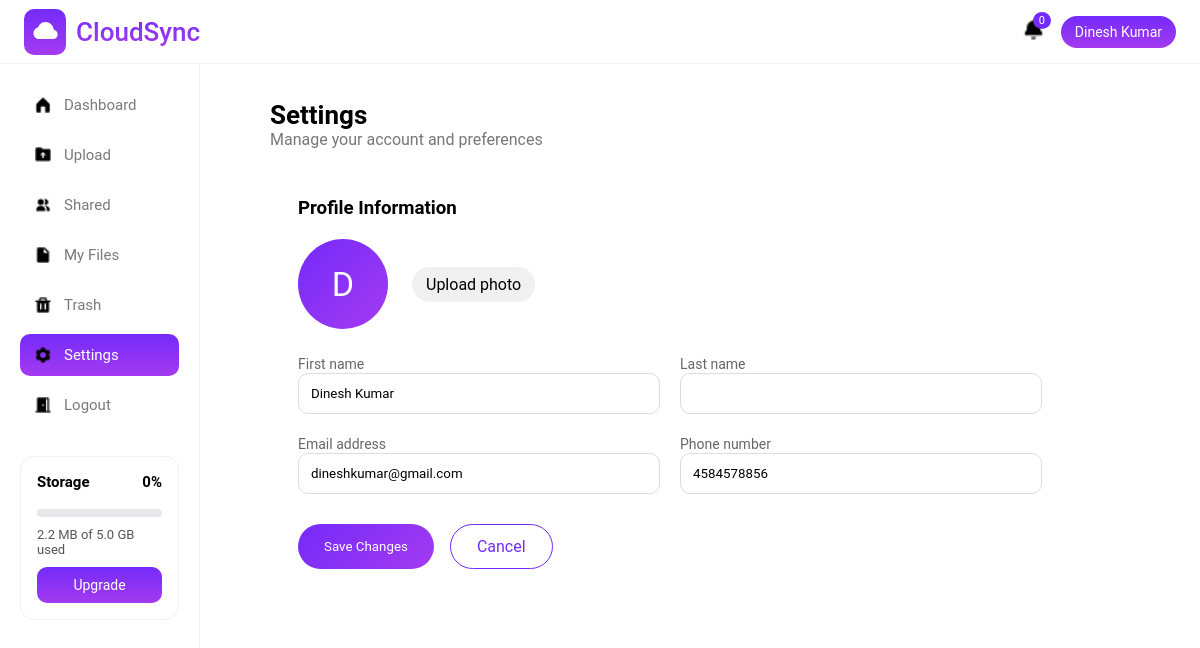
The page /user/settings/ (signed in) on the database its author committed.
### accounts/models.py (models this page shows)
class User(AbstractUser):
    profile_picture = models.ImageField(null=True, blank=True, upload_to = profile_image_upload_path)
    phone = models.CharField(max_length=10, unique=True, null=True, blank=True)

### storageapp/views.py (the view, shortened to what this page needs)
# urls.py: path('settings/', settings, name='settings'),
@login_required
def settings(request):
    user = request.user
    if request.user.is_superuser:
        base_template = "adminpanel/admin_base.html"
    else:
        base_template = "storageapp/base.html"
    return render(request, "storageapp/settings.html",{"base_template": base_template})

### storageapp/context_processors.py (called while the page is built)
def storage_info(request):
    if not request.user.is_authenticated:
        return {}
    sub = UserSubscription.objects.select_related("plan").filter(user=request.user).first()
    used = (
        CloudFile.objects
        .filter(user=request.user, is_deleted=False)
        .aggregate(total=Sum("file_size"))["total"] or 0
    )
    limit = sub.plan.storage_limit
    storage_percent = min(
        int((used / limit) * 100) if limit else 0,
        100
    )
    return {
        "storage_used": used,
        "storage_limit": limit,
        "storage_percent": int((used / limit) * 100) if limit else 0,
        "current_plan": sub.plan,
        "storage_percent":storage_percent,
    }

### subscriptions/context_processors.py (called while the page is built)
def subscription_context(request):
    if not request.user.is_authenticated:
        return {}
    subscription = UserSubscription.objects.select_related("plan").get(user=request.user)
    used = CloudFile.objects.filter(
        user=request.user,
        is_deleted=False
    ).aggregate(s=Sum("file_size"))["s"] or 0
    limit = subscription.plan.storage_limit
    percent = min(int((used / limit) * 100), 100) if limit else 0
    return {
        "current_plan": subscription.plan,
        "storage_used": used,
        "storage_limit": limit,
        "storage_percent": percent,
    }

### storageapp/templates/storageapp/settings.html (shortened to what this page needs)
{% extends base_template %}
{% load static %}
{% block style %}
<link rel="stylesheet" href="{% static 'css/settings.css' %}">
{% endblock %}
{% block content %}
<div class="settings-page">
    <h2 class="settings-title">Settings</h2>
    <p class="settings-subtitle">Manage your account and preferences</p>
    <div class="settings-card">
        <h3>Profile Information</h3>
        <form method="POST" enctype="multipart/form-data">
            <div class="avatar-row">
                <div class="avatar" id="avatarPreview">
                    {% if request.user.profile_picture %}
                        <img src="{{ request.user.profile_picture.url }}" id="avatarImg">
                    {% else %}
                        <span id="avatarText">
                            {{ request.user.first_name|slice:":1"|upper }}
                        </span>
                    {% endif %}
                </div>
                <div class="avatar-actions">
                    <label class="upload-btn">
                        Upload photo
                    </label>
                </div>
            </div>
            <div class="form-grid">
                <div>
                    <label>First name</label>
                    <input type="text" name="first_name" value="{{ request.user.first_name }}">
                </div>
                <div>
                    <label>Last name</label>
                    <input type="text" name="last_name" value="{{ request.user.last_name }}">
                </div>
                <div>
                    <label>Email address</label>
                    <input type="email" name="email" value="{{ request.user.email }}">
                </div>
                <div>
                    <label>Phone number</label>
                    <input type="text" name="phone" value="{{ request.user.phone }}">
                </div>
            </div>
            <div class="form-actions">
                <button type="submit" class="save-btn">Save Changes</button>
                <a href="{% url 'storageapp:dashboard' %}" class="cancel-btn">Cancel</a>
            </div>
        </form>
    </div>
</div>
{% endblock %}

### storageapp/templates/storageapp/base.html (shortened to what this page needs)
{% load static %}
<!DOCTYPE html>
<html lang="en">
<head>
    <link rel="stylesheet" href="{% static 'css/common.css' %}">
    <link rel="stylesheet" href="{% static 'css/base.css' %}">
    {% block style %}
    {% endblock %}
</head>
<body>
<div class="header">
    <div class="logoarea">
        <div class="logoimage">
            <img src="{% static 'images/cloud.png' %}" alt="logoimage">
        </div>
        <div class="logotext">CloudSync</div>
    </div>
    <div class="header-right">
        <div class="notification"><img src="{% static 'images/bell.png' %}" alt="" srcset=""><span>0</span></div>
        <div class="user-pill">{{ request.user.first_name|default:request.user.username }}</div>
    </div>
</div>
<div class="sidebar">
    <a href="{% url 'storageapp:dashboard' %}" class="nav-item {% if request.resolver_match.url_name == 'dashboard' %}active{% endif %}"><img src="{% static 'images/dashboard.png' %}" alt=""> Dashboard</a>
    <a href="{% url 'storageapp:upload_page' %}" class="nav-item {% if request.resolver_match.url_name == 'upload_page' %}active{% endif %}"><img src="{% static 'images/upload.png' %}" alt=""> Upload</a>
    <a href="{% url 'storageapp:shared_files' %}" class="nav-item {% if request.resolver_match.url_name == 'shared_files' %}active{% endif %}"><img src="{% static 'images/share.png' %}" alt=""> Shared</a>
    <a href="{% url 'storageapp:myfiles' %}" class="nav-item {% if request.resolver_match.url_name == 'myfiles' %}active{% endif %}"><img src="{% static 'images/myfile.png' %}" alt=""> My Files</a>
    <a href="{% url 'storageapp:trash' %}" class="nav-item {% if request.resolver_match.url_name == 'trash' %}active{% endif %}"><img src="{% static 'images/trash.png' %}" alt=""> Trash</a>
    <a href="{% url 'storageapp:settings' %}" class="nav-item {% if request.resolver_match.url_name == 'settings' %}active{% endif %}"><img src="{% static 'images/settings.png' %}" alt=""> Settings</a>
    <a href="{% url 'accounts:user_logout' %}" class="nav-item"><img src="{% static 'images/logout.png' %}" alt=""> Logout</a>
    <div class="storage-box">
        <div style="display:flex;justify-content:space-between">
            <strong>Storage</strong>
            <strong>{{ storage_percent }}%</strong>
        </div>
        <div class="progressbar">
        </div>
        <p>
            {{ storage_used|filesizeformat }}
            of
            {{ storage_limit|filesizeformat }}
            used
        </p>
        {% if current_plan.name != "Business" %}
            <a href="{% url 'subscriptions:upgrade_page' %}" class="upgrade-btn">
                Upgrade
            </a>
        {% endif %}
    </div>
</div>
<div class="main">
    {% block content %}
    {% endblock %}
</div>
</body>
</html>

### static/css/common.css (style rules this page uses)
* { margin: 0; padding: 0; box-sizing: border-box; font-family: 'Roboto', sans-serif; }
:root { --white:#ffffff; --red:red; --blue:#742BFA; --violet:#A43AF0; --grey:#7A7A7A; --lightgrey:#f1f1f1; --bordergrey:#d0d0d0; --black:#000000; }
body { background: var(--white); color: var(--black); }
html { min-width: 320px; scroll-behavior: smooth; }
a { text-decoration: none; }

### static/css/base.css (style rules this page uses)
.header { height: 64px; background: var(--white); display: flex; align-items: center; justify-content: space-between; padding: 0 24px; border-bottom: 1px solid var(--lightgrey); position: fixed; top: 0; left: 0; right: 0; z-index: 100; }
.logoarea { display: flex; align-items: center; gap: 10px; }
.logoarea .logoimage { background:linear-gradient(to bottom, #742BFA, #A43AF0); padding: 7px; border-radius: 10px; }
.logoarea .logotext { background-image: linear-gradient(to bottom, #742BFA, #A43AF0); background-clip: text; -webkit-background-clip: text; color: transparent; -webkit-text-fill-color: transparent; font-size: clamp(20px, 2.5vw, 26px); font-weight: 550; }
.header-right { display: flex; align-items: center; gap: 16px; }
.header-right img { width: 23px; height: 23px; }
.notification { position: relative; font-size: 18px; cursor: pointer; }
.notification span { position: absolute; top: -6px; right: -6px; background: var(--blue); color: var(--white); font-size: 11px; padding: 2px 6px; border-radius: 50%; }
.user-pill { background: linear-gradient(to bottom, #742BFA, #A43AF0); color: var(--white); padding: 8px 14px; border-radius: 30px; font-size: 14px; cursor: pointer; }
.sidebar { width: 200px; min-width: 180px; background: var(--white); position: fixed; top: 64px; bottom: 0; left: 0; border-right: 1px solid var(--lightgrey); padding: 20px; }
.sidebar img { width: 18px; height: 18px; }
.nav-item { display: flex; align-items: center; gap: 12px; padding: 12px 14px; border-radius: 10px; color: var(--grey); text-decoration: none; margin-bottom: 8px; font-size: 15px; }
.nav-item.active, .nav-item:hover { background: linear-gradient(to bottom, #742BFA, #A43AF0); color: var(--white); }
.storage-box { margin-top: 30px; border: 1px solid var(--lightgrey); border-radius: 14px; padding: 16px; background: #fff; }
.storage-box strong { font-size: 15px; display: block; margin-bottom: 8px; }
.progressbar { height: 8px; background: #e5e7eb; border-radius: 999px; overflow: hidden; margin: 10px 0; }
.storage-box p { font-size: 13px; color: #555; margin: 6px 0 10px; }
.upgrade-btn { display: block; text-align: center; padding: 10px; border-radius: 10px; background: linear-gradient(to bottom, #742BFA, #A43AF0); color: #fff; text-decoration: none; font-size: 14px; }
.main { margin-left: 240px; padding: 100px 30px 30px; }

### static/css/settings.css (style rules this page uses)
.settings-title { font-size: 26px; font-weight: 600; }
.settings-subtitle { color: #777; margin-bottom: 20px; }
.settings-card { background: #fff; border-radius: 14px; padding: 28px; max-width: 800px; }
.settings-card h3 { margin-bottom: 20px; }
.avatar-row { display: flex; align-items: center; gap: 24px; margin-bottom: 25px; }
.avatar { width: 90px; height: 90px; background: linear-gradient(135deg, #742BFA, #A43AF0); border-radius: 50%; color: white; font-size: 34px; display: flex; align-items: center; justify-content: center; }
.avatar-actions { display: flex; gap: 12px; }
.upload-btn { background: #f0f0f0; padding: 8px 14px; border-radius: 20px; cursor: pointer; }
.form-grid { display: grid; grid-template-columns: repeat(2, 1fr); gap: 20px; }
.form-grid label { font-size: 14px; color: #666; }
.form-grid input { width: 100%; padding: 12px; border-radius: 10px; border: 1px solid #ddd; }
.form-actions { margin-top: 30px; display: flex; gap: 16px; }
.save-btn { background: linear-gradient(135deg, #742BFA, #A43AF0); color: white; padding: 12px 26px; border-radius: 30px; border: none; cursor: pointer; }
.cancel-btn { border: 1px solid #742BFA; padding: 12px 26px; border-radius: 30px; text-decoration: none; color: #742BFA; }

### rows shown on the page
User: user.first_name "Dinesh Kumar", user.first_name "D", first_name "Dinesh Kumar", email "dineshkumar@gmail.com", phone "4584578856"

### other values the page prints
{{ storage_percent }} "0"
{{ storage_used|filesizeformat }} "2.2 MB"
{{ storage_limit|filesizeformat }} "5.0 GB"
